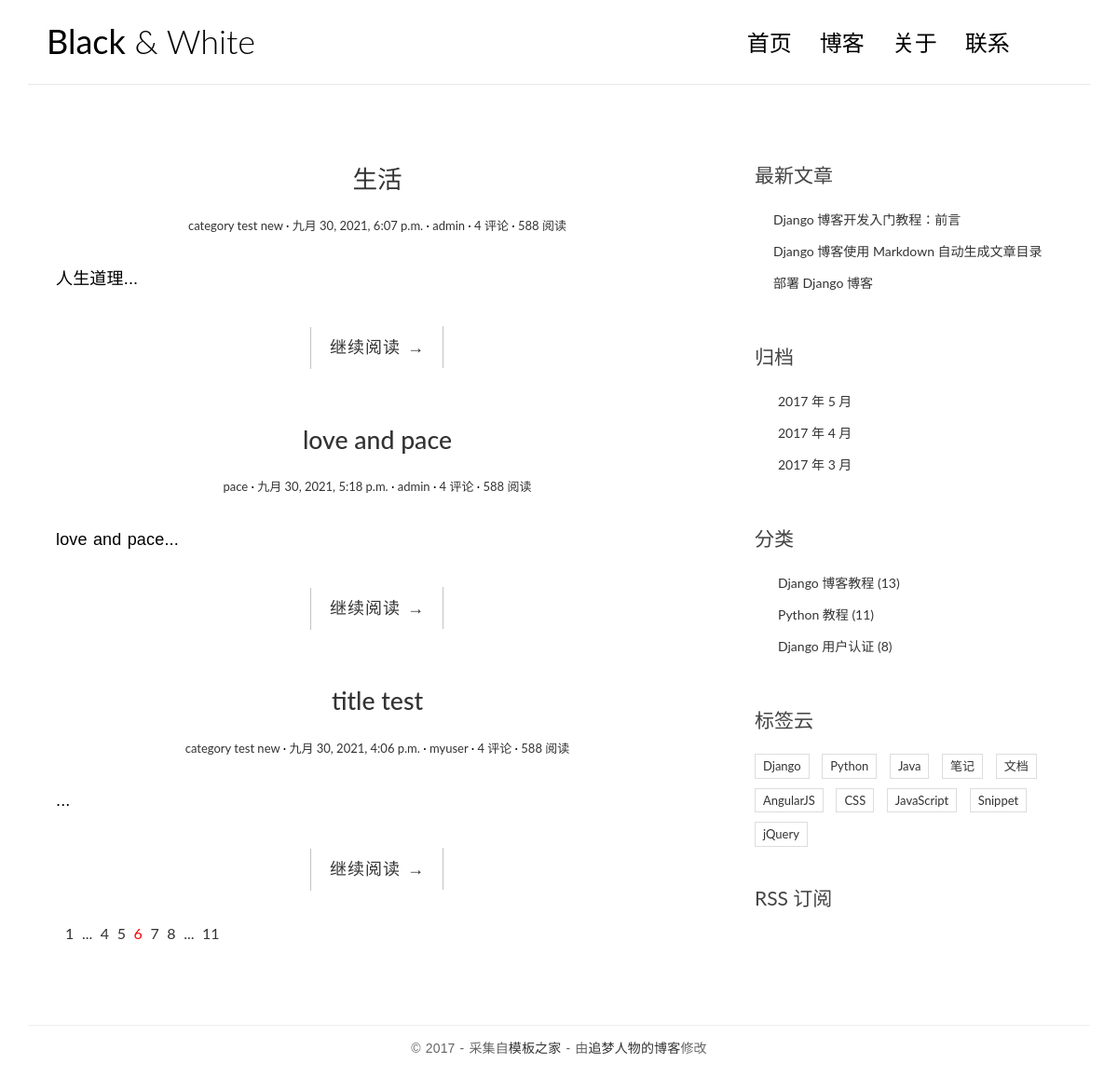
The app's page /, older data.
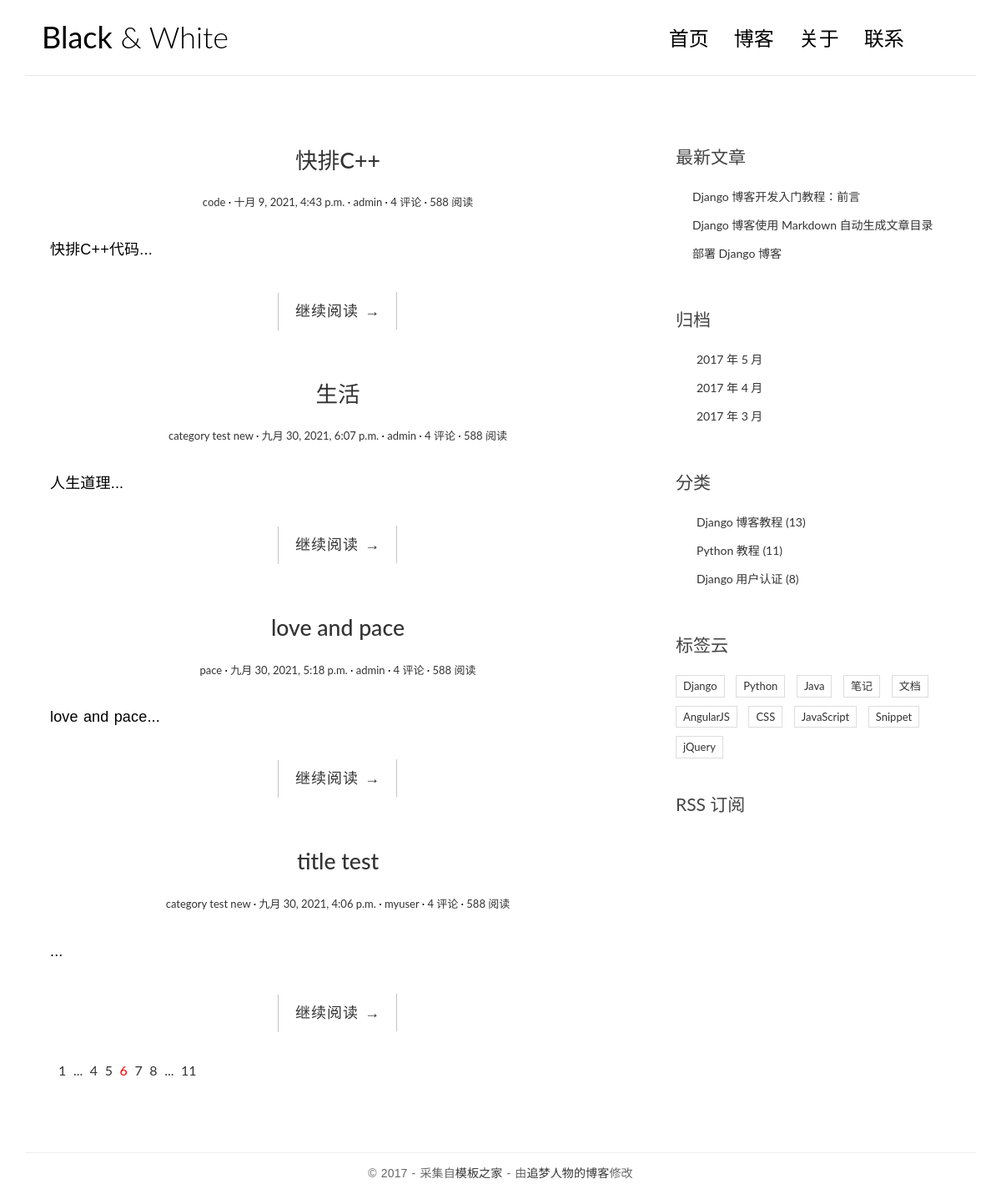
The same page, newer data.
### blog_app/models.py (models this page shows, shortened)
class Post(models.Model):
    title = models.CharField('标题', max_length=70)
    body = models.TextField('正文')
    created_time = models.DateTimeField('创建时间', default=timezone.now)
    modified_time = models.DateTimeField('修改时间')
    excerpt = models.CharField('摘要', max_length=200, blank=True)
    category = models.ForeignKey(Category, verbose_name='分类', on_delete=models.CASCADE)
    tags = models.ManyToManyField(Tag, verbose_name='标签', blank=True)
    author = models.ForeignKey(User, verbose_name='作者', on_delete=models.CASCADE)
    class Meta:
        verbose_name = '文章'
        verbose_name_plural = verbose_name
    def get_absolute_url(self):
        return reverse('blog_app:detail', kwargs={'pk': self.pk})

class Category(models.Model):
    name = models.CharField(max_length=100)
    class Meta:
        verbose_name = '分类'
        verbose_name_plural = verbose_name

### blog_app/views.py (the view)
# urls.py: path('', views.index, name='index'),
def index(request):
    post_list = Post.objects.all().order_by('-created_time')
    return render(request, 'blog_app/index.html', context={'post_list': post_list})

### templates/blog_app/index.html
{% extends 'base.html' %}
{% block main %}
    {% for post in post_list %}
        <article class="post post-{{ post.pk }}">
            <header class="entry-header">
                <h1 class="entry-title">
                    <a href="{{ post.get_absolute_url }}">{{ post.title }}</a>
                </h1>
                <div class="entry-meta">
                    <span class="post-category"><a href="#">{{ post.category.name }}</a></span>
                    <span class="post-date"><a href="#"><time class="entry-date"
                                                              datetime="{{ post.created_time }}">{{ post.created_time }}</time></a></span>
                    <span class="post-author"><a href="#">{{ post.author }}</a></span>
                    <span class="comments-link"><a href="#">4 评论</a></span>
                    <span class="views-count"><a href="#">588 阅读</a></span>
                </div>
            </header>
            <div class="entry-content clearfix">
                <p>{{ post.excerpt }}...</p>
                <div class="read-more cl-effect-14">
                    <a href="{{ post.get_absolute_url }}" class="more-link">继续阅读 <span class="meta-nav">→</span></a>
                </div>
            </div>
        </article>
    {% empty %}
        <div class="no-post">暂时还没有发布的文章！</div>
    {% endfor %}
    <div class="pagination">
        <ul>
            <li><a href="">1</a></li>
            <li><a href="">...</a></li>
            <li><a href="">4</a></li>
            <li><a href="">5</a></li>
            <li class="current"><a href="">6</a></li>
            <li><a href="">7</a></li>
            <li><a href="">8</a></li>
            <li><a href="">...</a></li>
            <li><a href="">11</a></li>
        </ul>
    </div>
{% endblock main %}

Row changes from the older to the newer data that the page shows:
added Post: title "快排C++", category.name "code", created_time "十月 9, 2021, 4:43 p.m.", author "admin", excerpt "快排C++代码"
